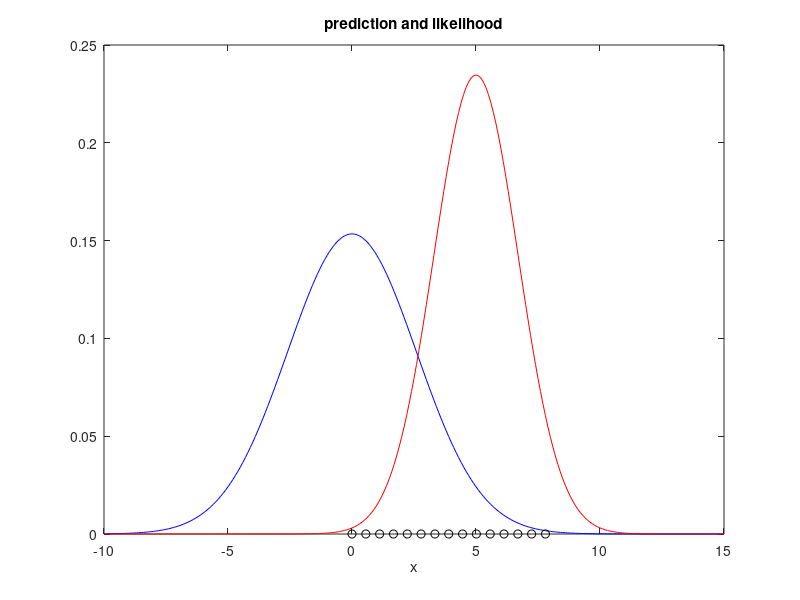

Here is the MATLAB script that generated this plot:
%Prediction and likelihood
%
xiv=0.1;
x=-10:xiv:15; 

%prediction pdf
pmu=0; psig=2.6; 
ppdf=normpdf(x,pmu,psig);
%measurement pdf
mmu=5; msig=1.7; 
mpdf=normpdf(x,mmu,msig);

%particles
ptx=linspace(0,7.8,15);
pty=zeros(1,15);

figure(1)
plot(x,ppdf,'b'); hold on;
plot(x,mpdf,'r');
plot(ptx,pty,'ko','MarkerSize',6);
title('prediction and likelihood');
xlabel('x');
